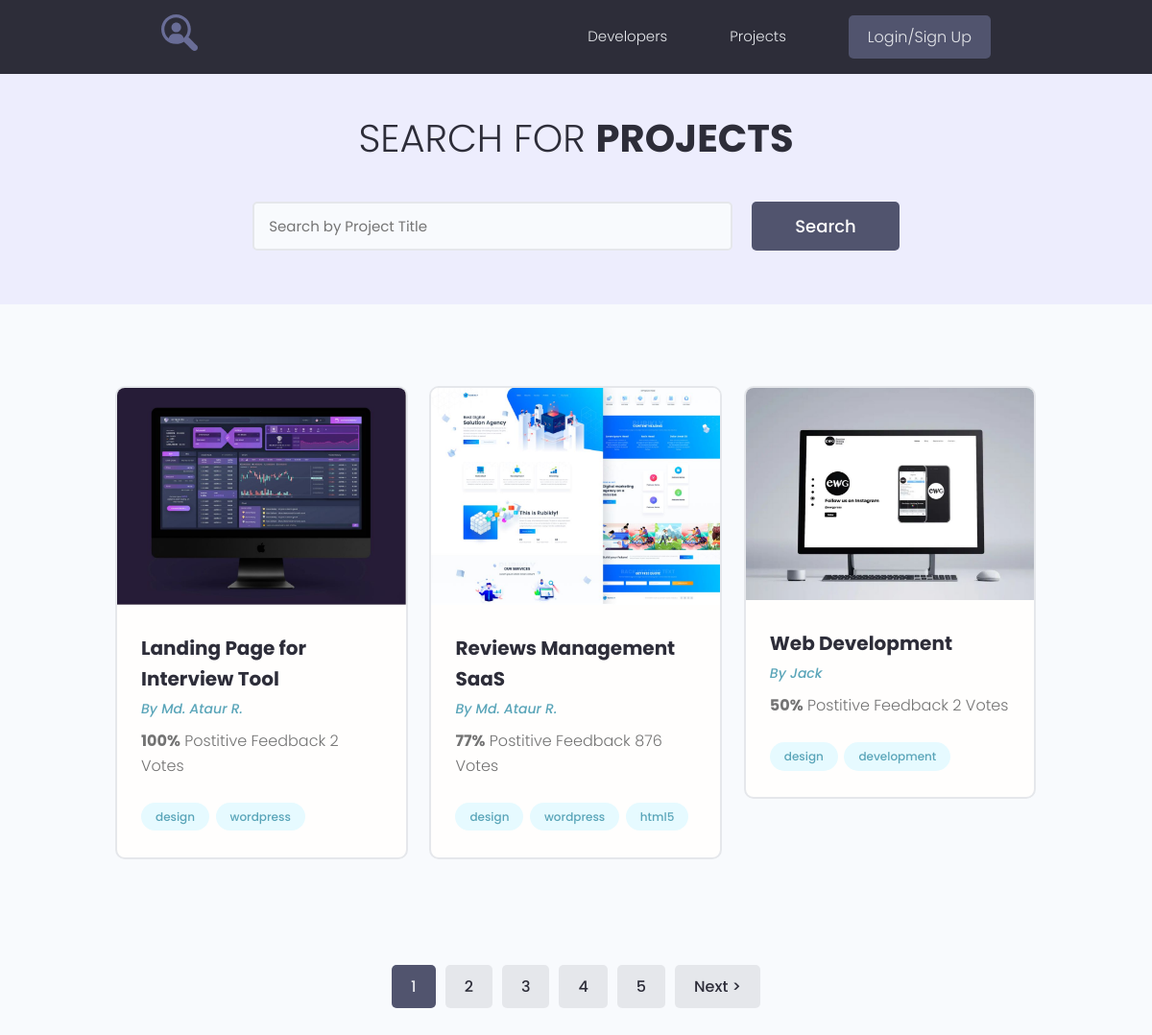
/projects/, run on the app's committed database.
### projects/models.py (models this page shows, shortened)
class Project(models.Model):
    owner = models.ForeignKey(Profile, on_delete=models.SET_NULL, null=True, blank=True)
    title = models.CharField(max_length=200)
    description = models.TextField(null=True, blank=True)
    featured_image = models.ImageField(null=True, blank=True, upload_to="projects/%Y/%m/%d/", default="default.jpg")
    demo_link = models.CharField(max_length=2000, null=True, blank=True)
    source_link = models.CharField(max_length=2000, null=True, blank=True)
    tags = models.ManyToManyField('Tag', blank=True)
    vote_total = models.IntegerField(default=0, null=True, blank=True)
    vote_ratio = models.IntegerField(default=0, null=True, blank=True)
    created = models.DateTimeField(auto_now_add=True)
    class Meta:
        ordering = ['-vote_ratio', '-vote_total', 'title']

class Tag(models.Model):
    name = models.CharField(max_length=200)
    created = models.DateTimeField(auto_now_add=True)
    def __str__(self):
        return self.name

### users/models.py (models this page shows, shortened)
class Profile(models.Model):
    user = models.OneToOneField(User, on_delete=models.CASCADE, null=True, blank=True)
    name = models.CharField(max_length=200, null=True, blank=True)
    email = models.EmailField(max_length=500, null=True, blank=True)
    username = models.CharField(max_length=200, null=True, blank=True)
    short_info = models.CharField(max_length=200, null=True, blank=True)
    bio = models.TextField(null=True, blank=True)
    profile_image = models.ImageField(null=True, blank=True, upload_to='profiles/', default='profiles/user-default.png')
    social_github = models.CharField(max_length=200, null=True, blank=True)
    social_youtube = models.CharField(max_length=200, null=True, blank=True)
    social_website = models.CharField(max_length=200, null=True, blank=True)
    created = models.DateTimeField(auto_now_add=True)

### projects/views.py (the view)
# urls.py: path('projects/', include('projects.urls')),
def projects(request):
    pr, search_query = search_project(request)
    page = request.GET.get('page')
    results = 3
    paginator = Paginator(pr, results)
    try:
        pr = paginator.page(page)
    except PageNotAnInteger:
        page = 1
        pr = paginator.page(page)
    except EmptyPage:
        page = paginator.num_pages
        pr = paginator.page(page)
    left_index = int(page) - 4
    if left_index < 1:
        left_index = 1
    right_index = int(page) + 5
    if right_index > paginator.num_pages:
        right_index = paginator.num_pages + 1
    custom_range = range(left_index, right_index)
    context = {
        'projects': pr,
        'search_query': search_query,
        "paginator": paginator,
        "custom_range": custom_range
    }
    return render(request, "projects/projects.html", context)

### projects/utils.py (called while the page is built)
def search_project(request):
    search_query = ""
    if request.GET.get('search_query'):
        search_query = request.GET.get('search_query')
    tags = Tag.objects.filter(name__icontains=search_query)
    projects = Project.objects.distinct().filter(Q(title__icontains=search_query) |
                                                 Q(description__icontains=search_query) |
                                                 Q(tags__in=tags)
                                                 )
    return projects, search_query

### projects/templates/projects/projects.html (shortened to what this page needs)
{% extends 'projects/base.html' %}
{% block content %}
<main class="projects">
    <section class="hero-section text-center">
        <div class="container container--narrow">
            <div class="hero-section__box">
                <h2>Search for <span>Projects</span></h2>
            </div>
            <div class="hero-section__search">
                <form class="form" action="{% url 'projects' %}" method="get">
                    <div class="form__field">
                        <input class="input input--text" id="formInput#search" type="text" name="search_query"
                               value="{{ search_query }}"
                               placeholder="Search by Project Title"/>
                    </div>
                    <input class="btn btn--sub btn--lg" type="submit" value="Search"/>
                </form>
            </div>
        </div>
    </section>
    <section class="projectsList">
        <div class="container">
            <div class="grid grid--three">
                {% for project in projects %}
                <div class="column">
                    <div class="card project">
                        <a href="{% url 'project' project.id %}" class="project">
                            <img class="project__thumbnail" src="{{ project.featured_image.url }}"
                                 alt="project thumbnail"/>
                            <div class="card__body">
                                <h3 class="project__title">{{ project.title }}</h3>
                                <p><a class="project__author" href="{% url 'user_profile' project.owner.id %}">
                                    By {{ project.owner.name }}</a></p>
                                <p class="project--rating">
                                    <span style="font-weight: bold;">{{ project.vote_ratio }}%</span> Postitive
                                    Feedback {{ project.vote_total }} Vote{{ project.vote_total|pluralize:'s' }}
                                </p>
                                <div class="project__tags">
                                    {% for tag in project.tags.all %}
                                    <span class="tag tag--pill tag--main">
                      <small>{{ tag }}</small>
                    </span>
                                    {% endfor %}
                                </div>
                            </div>
                        </a>
                    </div>
                </div>
                {% endfor %}
            </div>
        </div>
    </section>
    {% if projects.has_other_pages %}
    <div class="pagination">
        <ul class="container">
            {% for page in custom_range %}
            {% if page == projects.number %}
            <li><a href="?page={{page}}" class="btn page-link btn--sub">{{ page }}</a></li>
            {% else %}
            <li><a href="?page={{page}}" class="btn page-link">{{ page }}</a></li>
            {% endif %}
            {% endfor %}
            {% if projects.has_next %}
            <li><a href="?page={{ projects.next_page_number }}" class="btn page-link">Next &gt;</a></li>
            {% endif %}
        </ul>
    </div>
    {% endif %}
</main>
{% endblock %}

### projects/static/styles/app.css (style rules this page uses)
:root { --color-sub: #2d2d39; }
.btn--sub { background-color: var(--color-sub-light); }
.card { border: 2px solid var(--color-light); }
img { width: 100%; }
.hero-section { height: 40vh; display: flex; align-items: center; background-color: var(--color-sub); }
.hero-section__box { margin-bottom: 4rem; }
.hero-section__box > h2, .hero-section__box > h2 > span { font-size: 4rem; color: var(--color-light); line-height: 1.3; text-transform: uppercase; }
.hero-section__box > h2 { font-weight: 300; }
.hero-section__box > h2 > span { font-weight: 700; }
.hero-section__search > .form { display: flex; align-items: center; justify-content: center; gap: 2rem; }
.hero-section__search > .form input.input--text { width: 50rem; }
.pagination { margin-top: 8rem; margin-bottom: 10rem; }
.pagination > ul { flex-wrap: wrap; list-style: none; display: flex; align-items: center; justify-content: center; gap: 1rem; }
.pagination .btn { color: var(--color-sub); }
.pagination .btn.btn--sub { color: var(--color-light); }
.project__author { font-size: 1.4rem; font-style: italic; }
.project--rating { margin-bottom: 1.6em; margin-top: .5em; }
.projects > .hero-section { background: var(--color-sub-lighter); height: 30vh; }
.projects .hero-section__box { margin-bottom: 2.5rem; }
.projects .hero-section__box > h2 { color: var(--color-sub); }
.projects .hero-section__box > h2 > span { font-weight: 700; color: var(--color-sub); }
.projectsList { margin-top: 8rem; }
.project__thumbnail { object-fit: cover; object-position: top center; width: 100%; }
.project__title { font-size: 2rem; font-weight: 700; color: var(--color-sub); }

### projects/static/uikit/styles/modules/_variables.css (style rules this page uses)
:root { --color-main: #5aa5b9; --color-main-light: #e6faff; --color-sub: #3f4156; --color-sub-light: #51546e; --color-sub-lighter: #ededfd; --color-text: #737373; --color-gray: #8b8b8b; --color-light: #e5e7eb; --color-light-gray: #767676; --color-bg: #f8fafd; --color-white: #fffefd; --color-white-light: #f3f3f3; --color-success: #359e64; --color-success-bg: #def8e8; --color-error: #fc4b0b; --color-error-bg: #fff2ee; --font-base: 'Poppins', arial, helvetica, 'Segoe UI', roboto, ubuntu, sans-serif; --font-monospace: 'Fira Code', 'Courier New', courier, monospace; --font-regular: 300; --font-medium: 500; --font-bold: 700; --generic-shadow: 1px 1px 5px #00000010; --generic-transition: all 0.3s ease-in-out; }

### projects/static/uikit/styles/modules/_base.css (style rules this page uses)
* { margin: 0; padding: 0; box-sizing: border-box; text-rendering: optimizeLegibility; color: inherit; font-size: inherit; }
html { font-size: 50%; }
@media only screen and (min-width: 480px) { html { font-size: 56.25%; } }
@media only screen and (min-width: 1200px) { html { font-size: 62.5%; } }
body { line-height: 1.6; font-weight: 400; font-size: 1.5rem; color: var(--color-text); background-color: var(--color-bg); min-height: 100vh; }

### projects/static/uikit/styles/modules/_typography.css (style rules this page uses)
* { font-family: var(--font-base); }
h2 { font-size: 3.6rem; font-weight: var(--font-bold); }
h3 { font-size: 3.2rem; font-weight: var(--font-medium); }
p, span, strong { font-size: 1.6rem; color: var(--color-text); font-weight: var(--font-regular); }
a { padding-bottom: 2px; text-decoration: none; display: inline-block; color: var(--color-main); font-weight: var(--font-medium); }

### projects/static/uikit/styles/modules/_utilities.css (style rules this page uses)
.container { width: 92%; max-width: 165rem; margin: 0 auto; box-sizing: border-box; }
.container--narrow { width: 92%; max-width: 120rem; }
@media screen and (min-width: 1000px) { .container { width: 90%; } }
@media screen and (min-width: 1000px) { .container--narrow { width: 85%; } }
@media screen and (min-width: 1200px) { .container { width: 80%; } }
@media screen and (min-width: 1200px) { .container--narrow { width: 72%; } }
.text-center { text-align: center; }

### projects/static/uikit/styles/modules/_button.css (style rules this page uses)
.btn { display: inline-block; position: relative; cursor: pointer; background-color: var(--color-light); font-weight: var(--font-medium); color: var(--color-sub); text-decoration: none; padding: 1rem 2rem; border-radius: 0.5rem; border: none; width: -webkit-fit-content; width: -moz-fit-content; width: fit-content; height: -webkit-fit-content; height: -moz-fit-content; height: fit-content; font-size: 1.6rem; outline-width: 0; outline-color: transparent; -webkit-backface-visibility: hidden; backface-visibility: hidden; transition: all 0.3s ease-in-out; }
.btn--sub { background-color: var(--color-sub); color: var(--color-white); }
.btn--lg { font-size: 1.8rem; padding: 1.2rem 4.5rem; }

### data on the page
Project: featured_image (picture), title "Landing Page for Interview Tool", owner.name "Md. Ataur R.", vote_ratio "100", vote_total "2"
Tag: name "design"
Tag: name "wordpress"
Project: featured_image (picture), title "Reviews Management SaaS", owner.name "Md. Ataur R.", vote_ratio "77", vote_total "876"
Tag: name "html5"
Project: featured_image (placeholder picture), title "Web Development", owner.name "Jack", vote_ratio "50", vote_total "2"
Tag: name "development"

### other printed values
{{ page }} "1"
{{ page }} "2" "3" "4" "5"
